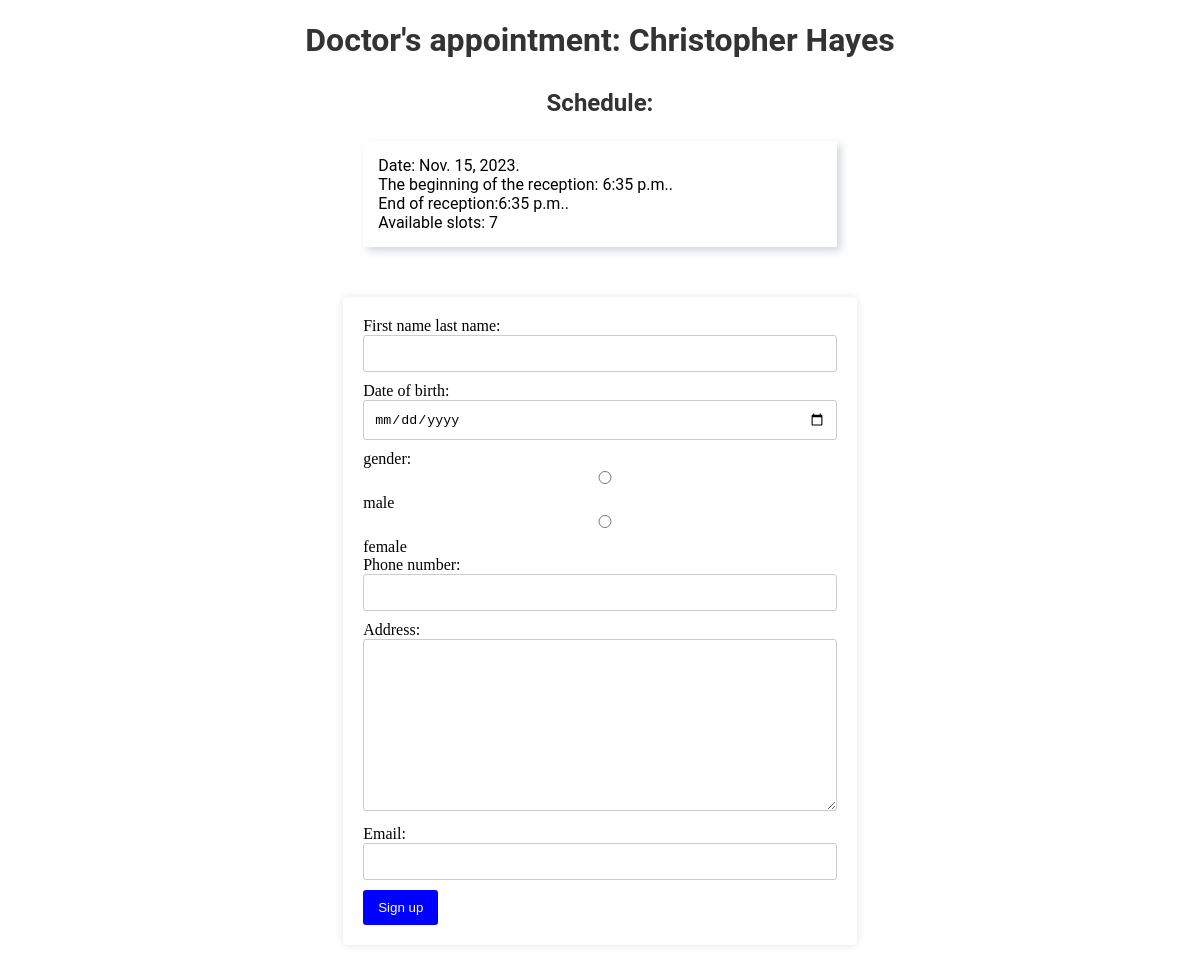
/Christopher Hayes/, run on the app's committed database.
### doctors/models.py (models this page shows, shortened)
class Doctor(models.Model):
    id = models.AutoField(primary_key=True)
    name = models.CharField(max_length=255)
    specialization = models.ForeignKey(Specialization, on_delete=models.CASCADE)
    working_date = models.DateField()
    contact_number = models.CharField(max_length=20)
    history = HistoricalRecords() # отслеживание истории изменения модели

class Schedule(models.Model):
    id = models.AutoField(primary_key=True)
    date = models.DateField()
    start_time = models.TimeField()
    end_time = models.TimeField()
    available_slots = models.IntegerField()
    doctor = models.ForeignKey(Doctor, on_delete=models.CASCADE)
    history = HistoricalRecords() # отслеживание истории изменения модели

### doctors/views.py (the view, shortened to what this page needs)
# urls.py: path('<str:doctor_name>/', views.doctors_appoint, name='doctor-name'),
def doctors_appoint(request, doctor_name):
    context = {'doctor_name': doctor_name}
    form = DoctorАppoint()
    context['form'] = form
    doctor = get_object_or_404(Doctor, name=doctor_name)
    shedule = Schedule.objects.filter(doctor=doctor)
    context['shedule'] = shedule
    return render(request, 'doctor_appoint.html', context)

### doctors/templates/doctor_appoint.html (shortened to what this page needs)
{% load static %}
<!DOCTYPE html>
<html>
<head>
    <link rel="stylesheet" href="{% static 'doctors/css/index.css' %}">
</head>
<body>
    <h1 class="appointment-title">Doctor's appointment: {{ doctor_name }}</h1>
    <h2 class="schedule-title">Schedule:</h2>
    <ul class="schedule-list">
        {% for schedule in shedule %}
            <li class="schedule-item">Date: {{ schedule.date }}. <br> The beginning of the reception: {{ schedule.start_time }}. <br> End of reception:{{ schedule.end_time }}. <br> Available slots: {{ schedule.available_slots }}</li>
        {% endfor %}
    </ul>
    <form id="appointment-form" method="post">
        {{ form }}
        <button type="submit">Sign up</button>
    </form>
</body>
</html>

### doctors/static/doctors/css/index.css (style rules this page uses)
h1, h2 { color: #333; }
ul { margin: 0; padding: 0; list-style: none; }
ul li { margin-bottom: 10px; }
form { margin: 50px auto; width: 40%; background-color: #ffffff; padding: 20px; border-radius: 5px; box-shadow: 0 0 10px 0 rgba(0,0,0,0.1); }
form input, form textarea, form select { width: 100%; box-sizing: border-box; margin-bottom: 10px; padding: 10px; border: 1px solid #ccc; border-radius: 3px; }
form button { padding: 10px 15px; background-color: blue; color: #fff; border: none; cursor: pointer; border-radius: 3px; }
form label { margin-bottom: 20px; }
h1 { color: #282828; text-align: center; font-family: 'Arial', sans-serif; font-size: 25px; }
h2 { color: #888888; text-align: center; font-family: 'Arial', sans-serif; font-size: 20px; margin-top: 30px; }
ul { list-style-type: none; padding-left: 0; }
.appointment-title, .schedule-title { font-family: 'Roboto', sans-serif; color: #333; }
.appointment-title { font-size: 2em; margin-bottom: 0.5em; }
.schedule-title { font-size: 1.5em; margin-bottom: 1em; }
.schedule-list { width: 40%; margin: 0 auto; list-style: none; padding-left: 0; box-shadow: 4px 4px 8px 0px rgba(34, 60, 80, 0.2); }
.schedule-item { font-family: 'Roboto', sans-serif; font-size: 1em; color: #000000; background-color: #ffffff; margin-bottom: 10px; padding: 15px; border-radius: 10px; }

### data on the page
Doctor: name "Christopher Hayes"
Schedule: date "Nov. 15, 2023", start_time "6:35 p.m.", end_time "6:35 p.m.", available_slots "7"
